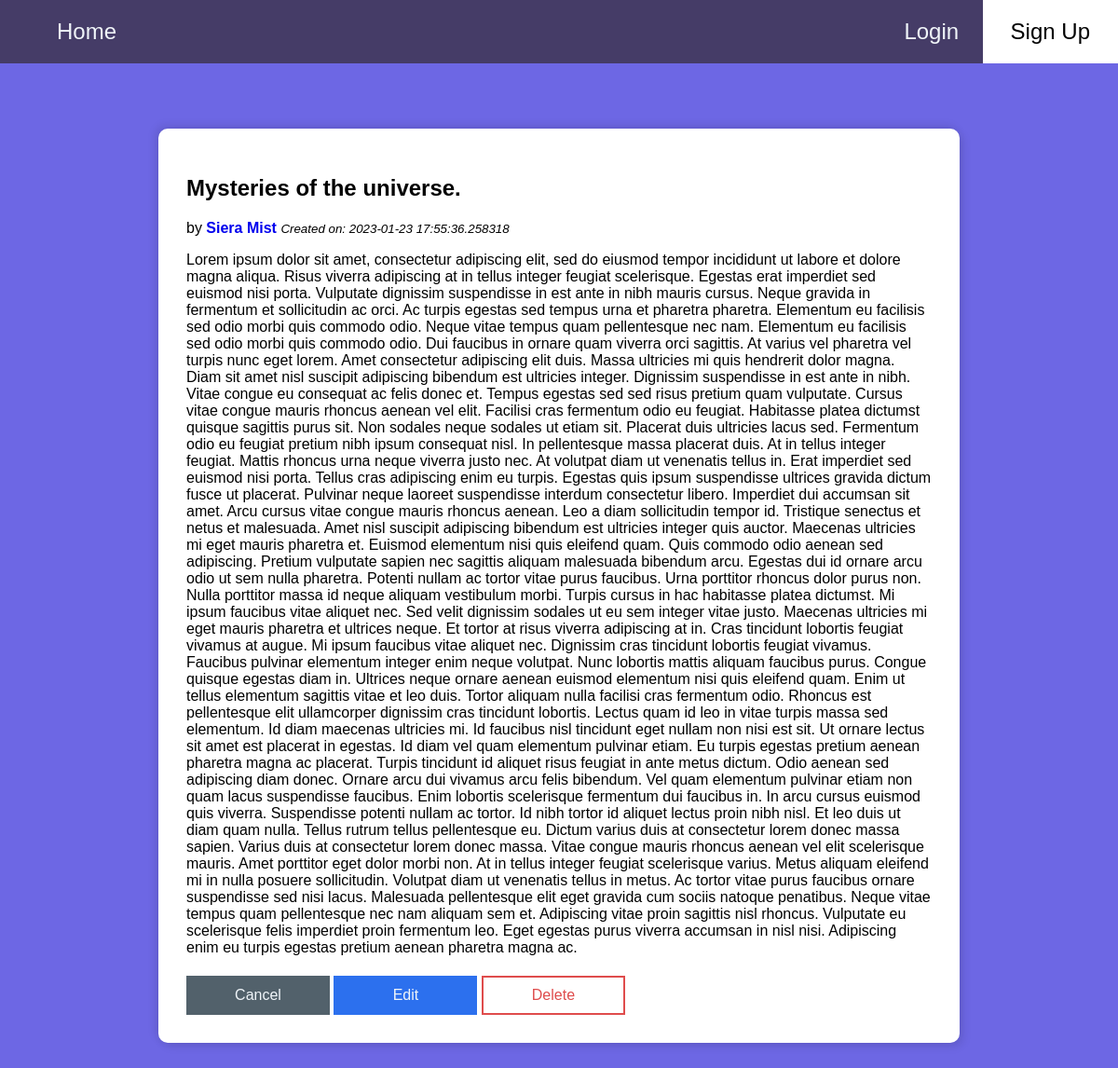
The page /posts/4 on the database its author committed.
### models.py (models this page shows, shortened)
class Post(db.Model):
    __tablename__ = "post"
    id = db.Column(db.Integer(), primary_key=True, autoincrement=True)
    title = db.Column(db.String(100))
    content = db.Column(db.Text)
    create_at = db.Column(db.DateTime, default=datetime.now)
    user_id = db.Column(db.Integer, db.ForeignKey("Users.id"), nullable=False)
    tag = db.relationship('Tag', secondary='post_tags', backref='posts')

class Users(db.Model):
    __tablename__ = "Users"
    id = db.Column(db.Integer(), primary_key=True, autoincrement=True)
    first_name = db.Column(db.String(50), nullable=False)
    last_name = db.Column(db.String(100), nullable=False)
    image_url = db.Column(db.String(200))
    posts = db.relationship("Post", backref="user", cascade="all, delete-orphan")

### app.py (the view)
@app.route("/posts/<int:post_id>")
def show_post(post_id):
    post = Post.query.get_or_404(post_id)
    user = Users.query.get(post.user_id)
    return render_template("posts/view_post.html", post=post, user=user)

### templates/posts/view_post.html (shortened to what this page needs)
{% extends 'base.html' %}
{% block content %}
<div class='main-container'>
    <div class='post-card'>
        <h2>{{post.title}}</h2>
        <p>by <a href='/users/{{ user.id }}'><b>{{ user.first_name}} {{ user.last_name }}</b></a>
            <i><small>Created on: {{ post.create_at }}</small></Created></i>
        </p>
        <p>{{post.content}}</p>
        <div class='post-controls'>
            <a href='/users/{{ user.id }}'>
                <div class='button-link-user-cancel button-inline' role="button">Cancel</div>
            </a>
            <a href='/posts/{{post.id}}/edit'>
                <div class='button-link-user-edit button-inline button-large' role="button">Edit</div>
            </a>
            <a href='/posts/{{post.id}}/delete'>
                <div class='button-link-user-delete button-inline button-large' role="button">Delete</div>
            </a>
        </div>
    </div>
</div>
{% endblock %}

### static/app.css (style rules this page uses)
body { margin: 0; padding: 0; box-sizing: border-box; background-color: #6D67E4; font-family: Arial, Helvetica, sans-serif; }
a { text-decoration: none; }
.button-link-user-edit { display: flex; grid-area: area-3; display: block; background-color: #2c70ee; text-align: center; color: #F0F5F9; border: #2c70ee solid 2px; }
.button-link-user-delete { display: flex; grid-area: area-4; display: block; background-color: white; text-align: center; color: #df4c4c; border: #df4c4c solid 2px; }
.button-large { width: 150px; padding: 10px 0px; }
.button-link-user-cancel { margin-top: 5px; width: 150px; padding: 10px 0px; background-color: #52616B; text-align: center; color: #F0F5F9; border: #52616B solid 2px; }
.button-inline { display: inline-block; }
.main-container { display: flex; align-items: center; justify-content: center; }
.post-card { margin-top: 20px; width: fit-content; block-size: fit-content; width: 80%; max-width: 80%; height: 50%; padding: 30px; background: #FFFFFF; box-shadow: -3px -3px 10px rgba(0, 0, 0, 0.1), 4px 4px 10px rgba(0, 0, 0, 0.1); border-radius: 10px; text-align: left; }

### rows shown on the page
Post: title "Mysteries of the universe.", create_at "2023-01-23 17:55:36.258318", content "Lorem ipsum dolor sit amet, consectetur adipiscing elit, sed do eiusmod tempor incididunt ut labore et dolore magna aliqua. Risus viverra adipiscing at in tellus integer feugiat scelerisque. Egestas erat imperdiet sed euismod nisi porta. Vulputate dignissim suspendisse in est ante in nibh mauris cursus. Neque gravida in fermentum et sollicitudin ac orci. Ac turpis egestas sed tempus urna et pharetra pharetra. Elementum eu facilisis sed odio morbi quis commodo odio. Neque vitae tempus quam pellentesque nec nam. Elementum eu facilisis sed odio morbi quis commodo odio. Dui faucibus in ornare quam viverra orci sagittis. At varius vel pharetra vel turpis nunc eget lorem. Amet consectetur…"
Users: first_name "Siera", last_name "Mist"
